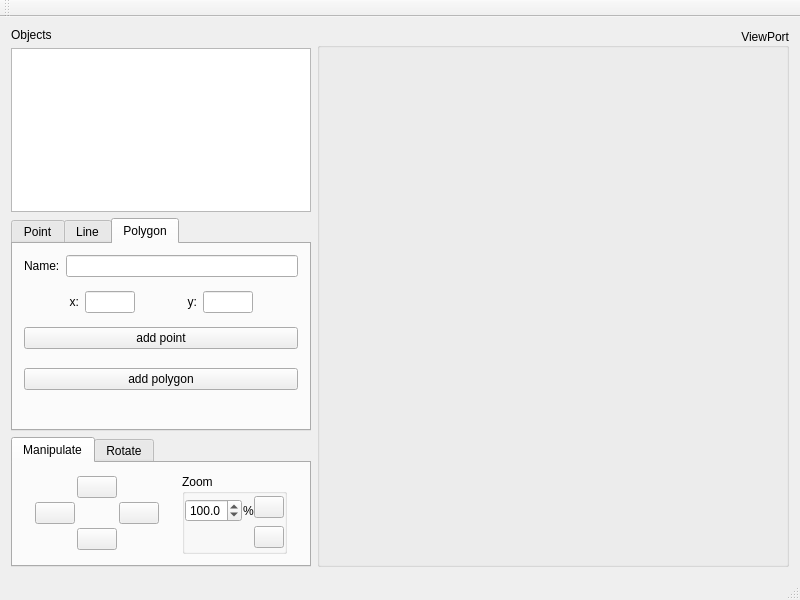
<?xml version="1.0" encoding="UTF-8"?>
<ui version="4.0">
 <class>MainWindow</class>
 <widget class="QMainWindow" name="MainWindow">
  <property name="geometry">
   <rect>
    <x>0</x>
    <y>0</y>
    <width>800</width>
    <height>600</height>
   </rect>
  </property>
  <property name="minimumSize">
   <size>
    <width>800</width>
    <height>600</height>
   </size>
  </property>
  <property name="windowTitle">
   <string>MainWindow</string>
  </property>
  <property name="layoutDirection">
   <enum>Qt::LeftToRight</enum>
  </property>
  <widget class="QWidget" name="centralWidget">
   <property name="minimumSize">
    <size>
     <width>400</width>
     <height>0</height>
    </size>
   </property>
   <layout class="QHBoxLayout" name="horizontalLayout">
    <item>
     <layout class="QVBoxLayout" name="verticalLayout">
      <property name="sizeConstraint">
       <enum>QLayout::SetFixedSize</enum>
      </property>
      <item>
       <widget class="QLabel" name="label">
        <property name="text">
         <string>Objects</string>
        </property>
        <property name="textInteractionFlags">
         <set>Qt::LinksAccessibleByMouse</set>
        </property>
       </widget>
      </item>
      <item>
       <widget class="QListView" name="listView">
        <property name="minimumSize">
         <size>
          <width>250</width>
          <height>0</height>
         </size>
        </property>
        <property name="maximumSize">
         <size>
          <width>300</width>
          <height>16777215</height>
         </size>
        </property>
       </widget>
      </item>
      <item>
       <widget class="QTabWidget" name="tabWidget">
        <property name="minimumSize">
         <size>
          <width>250</width>
          <height>150</height>
         </size>
        </property>
        <property name="maximumSize">
         <size>
          <width>300</width>
          <height>250</height>
         </size>
        </property>
        <property name="currentIndex">
         <number>2</number>
        </property>
        <widget class="QWidget" name="pointTab">
         <property name="minimumSize">
          <size>
           <width>0</width>
           <height>0</height>
          </size>
         </property>
         <attribute name="title">
          <string>Point</string>
         </attribute>
         <layout class="QVBoxLayout" name="verticalLayout_4">
          <item>
           <layout class="QVBoxLayout" name="verticalLayout_15">
            <item>
             <layout class="QHBoxLayout" name="horizontalLayout_10">
              <item>
               <widget class="QLabel" name="label_12">
                <property name="text">
                 <string>Name:</string>
                </property>
               </widget>
              </item>
              <item>
               <widget class="QLineEdit" name="pointName"/>
              </item>
             </layout>
            </item>
           </layout>
          </item>
          <item>
           <layout class="QHBoxLayout" name="horizontalLayout_2">
            <property name="leftMargin">
             <number>0</number>
            </property>
            <property name="topMargin">
             <number>10</number>
            </property>
            <item>
             <spacer name="horizontalSpacer_13">
              <property name="orientation">
               <enum>Qt::Horizontal</enum>
              </property>
              <property name="sizeHint" stdset="0">
               <size>
                <width>40</width>
                <height>20</height>
               </size>
              </property>
             </spacer>
            </item>
            <item>
             <widget class="QLabel" name="label_2">
              <property name="maximumSize">
               <size>
                <width>20</width>
                <height>16777215</height>
               </size>
              </property>
              <property name="text">
               <string>x:</string>
              </property>
              <property name="alignment">
               <set>Qt::AlignRight|Qt::AlignTrailing|Qt::AlignVCenter</set>
              </property>
             </widget>
            </item>
            <item>
             <widget class="QLineEdit" name="pointEditX">
              <property name="maximumSize">
               <size>
                <width>50</width>
                <height>16777215</height>
               </size>
              </property>
             </widget>
            </item>
            <item>
             <spacer name="horizontalSpacer_2">
              <property name="orientation">
               <enum>Qt::Horizontal</enum>
              </property>
              <property name="sizeHint" stdset="0">
               <size>
                <width>40</width>
                <height>20</height>
               </size>
              </property>
             </spacer>
            </item>
            <item>
             <widget class="QLabel" name="label_3">
              <property name="maximumSize">
               <size>
                <width>20</width>
                <height>16777215</height>
               </size>
              </property>
              <property name="text">
               <string>y:</string>
              </property>
              <property name="alignment">
               <set>Qt::AlignRight|Qt::AlignTrailing|Qt::AlignVCenter</set>
              </property>
             </widget>
            </item>
            <item>
             <widget class="QLineEdit" name="pointEditY">
              <property name="maximumSize">
               <size>
                <width>50</width>
                <height>16777215</height>
               </size>
              </property>
             </widget>
            </item>
            <item>
             <spacer name="horizontalSpacer_14">
              <property name="orientation">
               <enum>Qt::Horizontal</enum>
              </property>
              <property name="sizeHint" stdset="0">
               <size>
                <width>40</width>
                <height>20</height>
               </size>
              </property>
             </spacer>
            </item>
           </layout>
          </item>
          <item>
           <layout class="QVBoxLayout" name="verticalLayout_16">
            <property name="topMargin">
             <number>10</number>
            </property>
            <item>
             <widget class="QPushButton" name="addPointButton">
              <property name="text">
               <string>add</string>
              </property>
             </widget>
            </item>
           </layout>
          </item>
          <item>
           <spacer name="verticalSpacer">
            <property name="orientation">
             <enum>Qt::Vertical</enum>
            </property>
            <property name="sizeHint" stdset="0">
             <size>
              <width>20</width>
              <height>90</height>
             </size>
            </property>
           </spacer>
          </item>
         </layout>
        </widget>
        <widget class="QWidget" name="lineTab">
         <property name="minimumSize">
          <size>
           <width>0</width>
           <height>0</height>
          </size>
         </property>
         <attribute name="title">
          <string>Line</string>
         </attribute>
         <layout class="QVBoxLayout" name="verticalLayout_6">
          <item>
           <layout class="QVBoxLayout" name="verticalLayout_5">
            <property name="spacing">
             <number>4</number>
            </property>
            <item>
             <layout class="QVBoxLayout" name="verticalLayout_11">
              <property name="spacing">
               <number>2</number>
              </property>
              <item>
               <layout class="QVBoxLayout" name="verticalLayout_14">
                <property name="topMargin">
                 <number>0</number>
                </property>
                <item>
                 <layout class="QHBoxLayout" name="horizontalLayout_8">
                  <property name="topMargin">
                   <number>0</number>
                  </property>
                  <item>
                   <widget class="QLabel" name="label_11">
                    <property name="text">
                     <string>Name:</string>
                    </property>
                   </widget>
                  </item>
                  <item>
                   <widget class="QLineEdit" name="LineName"/>
                  </item>
                 </layout>
                </item>
               </layout>
              </item>
              <item>
               <widget class="QGroupBox" name="groupBox_2">
                <property name="title">
                 <string>First Point</string>
                </property>
                <layout class="QVBoxLayout" name="verticalLayout_9">
                 <property name="spacing">
                  <number>6</number>
                 </property>
                 <property name="leftMargin">
                  <number>5</number>
                 </property>
                 <property name="topMargin">
                  <number>4</number>
                 </property>
                 <property name="rightMargin">
                  <number>5</number>
                 </property>
                 <property name="bottomMargin">
                  <number>2</number>
                 </property>
                 <item>
                  <layout class="QHBoxLayout" name="horizontalLayout_4">
                   <item>
                    <spacer name="horizontalSpacer_3">
                     <property name="orientation">
                      <enum>Qt::Horizontal</enum>
                     </property>
                     <property name="sizeHint" stdset="0">
                      <size>
                       <width>40</width>
                       <height>20</height>
                      </size>
                     </property>
                    </spacer>
                   </item>
                   <item>
                    <widget class="QLabel" name="label_4">
                     <property name="maximumSize">
                      <size>
                       <width>20</width>
                       <height>16777215</height>
                      </size>
                     </property>
                     <property name="text">
                      <string>x1:</string>
                     </property>
                     <property name="alignment">
                      <set>Qt::AlignRight|Qt::AlignTrailing|Qt::AlignVCenter</set>
                     </property>
                    </widget>
                   </item>
                   <item>
                    <widget class="QLineEdit" name="lineX1">
                     <property name="maximumSize">
                      <size>
                       <width>50</width>
                       <height>16777215</height>
                      </size>
                     </property>
                    </widget>
                   </item>
                   <item>
                    <spacer name="horizontalSpacer_5">
                     <property name="orientation">
                      <enum>Qt::Horizontal</enum>
                     </property>
                     <property name="sizeHint" stdset="0">
                      <size>
                       <width>40</width>
                       <height>20</height>
                      </size>
                     </property>
                    </spacer>
                   </item>
                   <item>
                    <widget class="QLabel" name="label_6">
                     <property name="maximumSize">
                      <size>
                       <width>20</width>
                       <height>16777215</height>
                      </size>
                     </property>
                     <property name="text">
                      <string>y1</string>
                     </property>
                     <property name="alignment">
                      <set>Qt::AlignRight|Qt::AlignTrailing|Qt::AlignVCenter</set>
                     </property>
                    </widget>
                   </item>
                   <item>
                    <widget class="QLineEdit" name="lineY1">
                     <property name="maximumSize">
                      <size>
                       <width>50</width>
                       <height>16777215</height>
                      </size>
                     </property>
                    </widget>
                   </item>
                   <item>
                    <spacer name="horizontalSpacer_6">
                     <property name="orientation">
                      <enum>Qt::Horizontal</enum>
                     </property>
                     <property name="sizeHint" stdset="0">
                      <size>
                       <width>40</width>
                       <height>20</height>
                      </size>
                     </property>
                    </spacer>
                   </item>
                  </layout>
                 </item>
                </layout>
               </widget>
              </item>
              <item>
               <widget class="QGroupBox" name="groupBox_3">
                <property name="title">
                 <string>Second Point</string>
                </property>
                <layout class="QVBoxLayout" name="verticalLayout_10">
                 <property name="leftMargin">
                  <number>5</number>
                 </property>
                 <property name="topMargin">
                  <number>4</number>
                 </property>
                 <property name="rightMargin">
                  <number>5</number>
                 </property>
                 <property name="bottomMargin">
                  <number>2</number>
                 </property>
                 <item>
                  <layout class="QHBoxLayout" name="horizontalLayout_6">
                   <item>
                    <spacer name="horizontalSpacer_4">
                     <property name="orientation">
                      <enum>Qt::Horizontal</enum>
                     </property>
                     <property name="sizeHint" stdset="0">
                      <size>
                       <width>40</width>
                       <height>20</height>
                      </size>
                     </property>
                    </spacer>
                   </item>
                   <item>
                    <widget class="QLabel" name="label_5">
                     <property name="maximumSize">
                      <size>
                       <width>20</width>
                       <height>16777215</height>
                      </size>
                     </property>
                     <property name="text">
                      <string>x2</string>
                     </property>
                     <property name="alignment">
                      <set>Qt::AlignRight|Qt::AlignTrailing|Qt::AlignVCenter</set>
                     </property>
                    </widget>
                   </item>
                   <item>
                    <widget class="QLineEdit" name="lineX2">
                     <property name="maximumSize">
                      <size>
                       <width>50</width>
                       <height>16777215</height>
                      </size>
                     </property>
                    </widget>
                   </item>
                   <item>
                    <spacer name="horizontalSpacer_7">
                     <property name="orientation">
                      <enum>Qt::Horizontal</enum>
                     </property>
                     <property name="sizeHint" stdset="0">
                      <size>
                       <width>40</width>
                       <height>20</height>
                      </size>
                     </property>
                    </spacer>
                   </item>
                   <item>
                    <widget class="QLabel" name="label_7">
                     <property name="minimumSize">
                      <size>
                       <width>0</width>
                       <height>0</height>
                      </size>
                     </property>
                     <property name="maximumSize">
                      <size>
                       <width>20</width>
                       <height>16777215</height>
                      </size>
                     </property>
                     <property name="text">
                      <string>y2:</string>
                     </property>
                    </widget>
                   </item>
                   <item>
                    <widget class="QLineEdit" name="lineY2">
                     <property name="maximumSize">
                      <size>
                       <width>50</width>
                       <height>16777215</height>
                      </size>
                     </property>
                    </widget>
                   </item>
                   <item>
                    <spacer name="horizontalSpacer_8">
                     <property name="orientation">
                      <enum>Qt::Horizontal</enum>
                     </property>
                     <property name="sizeHint" stdset="0">
                      <size>
                       <width>40</width>
                       <height>20</height>
                      </size>
                     </property>
                    </spacer>
                   </item>
                  </layout>
                 </item>
                </layout>
               </widget>
              </item>
             </layout>
            </item>
            <item>
             <layout class="QHBoxLayout" name="horizontalLayout_5">
              <property name="topMargin">
               <number>0</number>
              </property>
              <item>
               <widget class="QPushButton" name="addLineButton">
                <property name="text">
                 <string>add</string>
                </property>
               </widget>
              </item>
             </layout>
            </item>
            <item>
             <spacer name="verticalSpacer_2">
              <property name="orientation">
               <enum>Qt::Vertical</enum>
              </property>
              <property name="sizeType">
               <enum>QSizePolicy::Maximum</enum>
              </property>
              <property name="sizeHint" stdset="0">
               <size>
                <width>20</width>
                <height>20</height>
               </size>
              </property>
             </spacer>
            </item>
           </layout>
          </item>
         </layout>
        </widget>
        <widget class="QWidget" name="polygonTab">
         <attribute name="title">
          <string>Polygon</string>
         </attribute>
         <layout class="QVBoxLayout" name="verticalLayout_8">
          <item>
           <layout class="QVBoxLayout" name="verticalLayout_7">
            <property name="spacing">
             <number>4</number>
            </property>
            <item>
             <layout class="QVBoxLayout" name="verticalLayout_13">
              <property name="topMargin">
               <number>0</number>
              </property>
              <item>
               <layout class="QHBoxLayout" name="horizontalLayout_3">
                <property name="topMargin">
                 <number>0</number>
                </property>
                <item>
                 <widget class="QLabel" name="label_10">
                  <property name="text">
                   <string>Name:</string>
                  </property>
                 </widget>
                </item>
                <item>
                 <widget class="QLineEdit" name="polygonName"/>
                </item>
               </layout>
              </item>
             </layout>
            </item>
            <item>
             <layout class="QHBoxLayout" name="horizontalLayout_7">
              <property name="topMargin">
               <number>10</number>
              </property>
              <item>
               <spacer name="horizontalSpacer_9">
                <property name="orientation">
                 <enum>Qt::Horizontal</enum>
                </property>
                <property name="sizeHint" stdset="0">
                 <size>
                  <width>40</width>
                  <height>20</height>
                 </size>
                </property>
               </spacer>
              </item>
              <item>
               <widget class="QLabel" name="label_8">
                <property name="maximumSize">
                 <size>
                  <width>20</width>
                  <height>16777215</height>
                 </size>
                </property>
                <property name="text">
                 <string>x:</string>
                </property>
                <property name="alignment">
                 <set>Qt::AlignRight|Qt::AlignTrailing|Qt::AlignVCenter</set>
                </property>
               </widget>
              </item>
              <item>
               <widget class="QLineEdit" name="polygonEditX">
                <property name="maximumSize">
                 <size>
                  <width>50</width>
                  <height>16777215</height>
                 </size>
                </property>
               </widget>
              </item>
              <item>
               <spacer name="horizontalSpacer_10">
                <property name="orientation">
                 <enum>Qt::Horizontal</enum>
                </property>
                <property name="sizeHint" stdset="0">
                 <size>
                  <width>40</width>
                  <height>20</height>
                 </size>
                </property>
               </spacer>
              </item>
              <item>
               <widget class="QLabel" name="label_9">
                <property name="maximumSize">
                 <size>
                  <width>20</width>
                  <height>16777215</height>
                 </size>
                </property>
                <property name="text">
                 <string>y:</string>
                </property>
                <property name="alignment">
                 <set>Qt::AlignRight|Qt::AlignTrailing|Qt::AlignVCenter</set>
                </property>
               </widget>
              </item>
              <item>
               <widget class="QLineEdit" name="polygonEditY">
                <property name="maximumSize">
                 <size>
                  <width>50</width>
                  <height>16777215</height>
                 </size>
                </property>
               </widget>
              </item>
              <item>
               <spacer name="horizontalSpacer_11">
                <property name="orientation">
                 <enum>Qt::Horizontal</enum>
                </property>
                <property name="sizeHint" stdset="0">
                 <size>
                  <width>40</width>
                  <height>20</height>
                 </size>
                </property>
               </spacer>
              </item>
             </layout>
            </item>
            <item>
             <layout class="QVBoxLayout" name="verticalLayout_17">
              <property name="topMargin">
               <number>10</number>
              </property>
              <item>
               <widget class="QPushButton" name="addPointOnPolygonButton">
                <property name="text">
                 <string>add point</string>
                </property>
               </widget>
              </item>
             </layout>
            </item>
            <item>
             <layout class="QVBoxLayout" name="verticalLayout_12">
              <property name="topMargin">
               <number>15</number>
              </property>
              <item>
               <widget class="QPushButton" name="addPolygonButton">
                <property name="text">
                 <string>add polygon</string>
                </property>
               </widget>
              </item>
             </layout>
            </item>
            <item>
             <spacer name="verticalSpacer_4">
              <property name="orientation">
               <enum>Qt::Vertical</enum>
              </property>
              <property name="sizeHint" stdset="0">
               <size>
                <width>20</width>
                <height>40</height>
               </size>
              </property>
             </spacer>
            </item>
           </layout>
          </item>
         </layout>
        </widget>
       </widget>
      </item>
      <item>
       <widget class="QTabWidget" name="tabWidget_2">
        <property name="minimumSize">
         <size>
          <width>250</width>
          <height>130</height>
         </size>
        </property>
        <property name="maximumSize">
         <size>
          <width>300</width>
          <height>130</height>
         </size>
        </property>
        <property name="currentIndex">
         <number>0</number>
        </property>
        <widget class="QWidget" name="tab">
         <attribute name="title">
          <string>Manipulate</string>
         </attribute>
         <layout class="QHBoxLayout" name="horizontalLayout_11">
          <item>
           <spacer name="horizontalSpacer">
            <property name="orientation">
             <enum>Qt::Horizontal</enum>
            </property>
            <property name="sizeHint" stdset="0">
             <size>
              <width>40</width>
              <height>20</height>
             </size>
            </property>
           </spacer>
          </item>
          <item>
           <layout class="QGridLayout" name="gridLayout_2">
            <property name="spacing">
             <number>2</number>
            </property>
            <item row="0" column="1">
             <widget class="QPushButton" name="upButton">
              <property name="text">
               <string/>
              </property>
              <property name="icon">
               <iconset resource="../../app/images.qrc">
                <normaloff>:/resources/navigate_up_24.png</normaloff>:/resources/navigate_up_24.png</iconset>
              </property>
              <property name="iconSize">
               <size>
                <width>24</width>
                <height>24</height>
               </size>
              </property>
             </widget>
            </item>
            <item row="2" column="2">
             <widget class="QPushButton" name="rightButton">
              <property name="text">
               <string/>
              </property>
              <property name="icon">
               <iconset resource="../../app/images.qrc">
                <normaloff>:/resources/navigate_right_24.png</normaloff>:/resources/navigate_right_24.png</iconset>
              </property>
              <property name="iconSize">
               <size>
                <width>24</width>
                <height>24</height>
               </size>
              </property>
             </widget>
            </item>
            <item row="5" column="1">
             <widget class="QPushButton" name="downButton">
              <property name="text">
               <string/>
              </property>
              <property name="icon">
               <iconset resource="../../app/images.qrc">
                <normaloff>:/resources/navigate_down_24.png</normaloff>:/resources/navigate_down_24.png</iconset>
              </property>
              <property name="iconSize">
               <size>
                <width>24</width>
                <height>24</height>
               </size>
              </property>
             </widget>
            </item>
            <item row="2" column="0">
             <widget class="QPushButton" name="leftButton">
              <property name="text">
               <string/>
              </property>
              <property name="icon">
               <iconset resource="../../app/images.qrc">
                <normaloff>:/resources/navigate_left_24.png</normaloff>:/resources/navigate_left_24.png</iconset>
              </property>
              <property name="iconSize">
               <size>
                <width>24</width>
                <height>24</height>
               </size>
              </property>
             </widget>
            </item>
           </layout>
          </item>
          <item>
           <spacer name="horizontalSpacer_17">
            <property name="orientation">
             <enum>Qt::Horizontal</enum>
            </property>
            <property name="sizeHint" stdset="0">
             <size>
              <width>45</width>
              <height>20</height>
             </size>
            </property>
           </spacer>
          </item>
          <item>
           <widget class="QGroupBox" name="groupBox_4">
            <property name="title">
             <string>Zoom</string>
            </property>
            <layout class="QHBoxLayout" name="horizontalLayout_9">
             <property name="spacing">
              <number>0</number>
             </property>
             <property name="leftMargin">
              <number>0</number>
             </property>
             <property name="topMargin">
              <number>0</number>
             </property>
             <property name="rightMargin">
              <number>0</number>
             </property>
             <property name="bottomMargin">
              <number>0</number>
             </property>
             <item>
              <layout class="QVBoxLayout" name="verticalLayout_18">
               <item>
                <layout class="QHBoxLayout" name="horizontalLayout_12">
                 <property name="spacing">
                  <number>1</number>
                 </property>
                 <property name="leftMargin">
                  <number>0</number>
                 </property>
                 <property name="topMargin">
                  <number>5</number>
                 </property>
                 <item>
                  <widget class="QDoubleSpinBox" name="doubleSpinBox">
                   <property name="decimals">
                    <number>1</number>
                   </property>
                   <property name="maximum">
                    <double>200.000000000000000</double>
                   </property>
                   <property name="singleStep">
                    <double>2.000000000000000</double>
                   </property>
                   <property name="value">
                    <double>100.000000000000000</double>
                   </property>
                  </widget>
                 </item>
                 <item>
                  <widget class="QLabel" name="label_15">
                   <property name="text">
                    <string>%</string>
                   </property>
                  </widget>
                 </item>
                </layout>
               </item>
               <item>
                <spacer name="verticalSpacer_3">
                 <property name="orientation">
                  <enum>Qt::Vertical</enum>
                 </property>
                 <property name="sizeHint" stdset="0">
                  <size>
                   <width>20</width>
                   <height>40</height>
                  </size>
                 </property>
                </spacer>
               </item>
              </layout>
             </item>
             <item>
              <layout class="QVBoxLayout" name="verticalLayout_20">
               <property name="topMargin">
                <number>0</number>
               </property>
               <item>
                <widget class="QPushButton" name="zoomInButton">
                 <property name="minimumSize">
                  <size>
                   <width>30</width>
                   <height>20</height>
                  </size>
                 </property>
                 <property name="text">
                  <string/>
                 </property>
                 <property name="icon">
                  <iconset resource="../../app/images.qrc">
                   <normaloff>:/resources/zoom_in.png</normaloff>:/resources/zoom_in.png</iconset>
                 </property>
                </widget>
               </item>
               <item>
                <widget class="QPushButton" name="zoomOutButton">
                 <property name="minimumSize">
                  <size>
                   <width>30</width>
                   <height>20</height>
                  </size>
                 </property>
                 <property name="text">
                  <string/>
                 </property>
                 <property name="icon">
                  <iconset resource="../../app/images.qrc">
                   <normaloff>:/resources/zoom_out.png</normaloff>:/resources/zoom_out.png</iconset>
                 </property>
                </widget>
               </item>
              </layout>
             </item>
            </layout>
           </widget>
          </item>
          <item>
           <spacer name="horizontalSpacer_18">
            <property name="orientation">
             <enum>Qt::Horizontal</enum>
            </property>
            <property name="sizeHint" stdset="0">
             <size>
              <width>20</width>
              <height>20</height>
             </size>
            </property>
           </spacer>
          </item>
          <item>
           <spacer name="horizontalSpacer_12">
            <property name="orientation">
             <enum>Qt::Horizontal</enum>
            </property>
            <property name="sizeHint" stdset="0">
             <size>
              <width>40</width>
              <height>20</height>
             </size>
            </property>
           </spacer>
          </item>
         </layout>
        </widget>
        <widget class="QWidget" name="rotateTab">
         <attribute name="title">
          <string>Rotate</string>
         </attribute>
         <layout class="QHBoxLayout" name="horizontalLayout_15">
          <item>
           <spacer name="horizontalSpacer_19">
            <property name="orientation">
             <enum>Qt::Horizontal</enum>
            </property>
            <property name="sizeHint" stdset="0">
             <size>
              <width>40</width>
              <height>20</height>
             </size>
            </property>
           </spacer>
          </item>
          <item>
           <layout class="QVBoxLayout" name="verticalLayout_19">
            <item>
             <widget class="QPushButton" name="leftRotateButton">
              <property name="maximumSize">
               <size>
                <width>40</width>
                <height>16777215</height>
               </size>
              </property>
              <property name="text">
               <string/>
              </property>
              <property name="icon">
               <iconset resource="../../app/images.qrc">
                <normaloff>:/resources/rotate_left.png</normaloff>:/resources/rotate_left.png</iconset>
              </property>
              <property name="iconSize">
               <size>
                <width>16</width>
                <height>16</height>
               </size>
              </property>
             </widget>
            </item>
            <item>
             <widget class="QPushButton" name="rightRotateButton">
              <property name="minimumSize">
               <size>
                <width>0</width>
                <height>0</height>
               </size>
              </property>
              <property name="maximumSize">
               <size>
                <width>40</width>
                <height>16777215</height>
               </size>
              </property>
              <property name="text">
               <string/>
              </property>
              <property name="icon">
               <iconset resource="../../app/images.qrc">
                <normaloff>:/resources/rotate_right.png</normaloff>:/resources/rotate_right.png</iconset>
              </property>
             </widget>
            </item>
           </layout>
          </item>
          <item>
           <spacer name="horizontalSpacer_21">
            <property name="orientation">
             <enum>Qt::Horizontal</enum>
            </property>
            <property name="sizeHint" stdset="0">
             <size>
              <width>40</width>
              <height>20</height>
             </size>
            </property>
           </spacer>
          </item>
          <item>
           <layout class="QVBoxLayout" name="verticalLayout_21">
            <property name="leftMargin">
             <number>0</number>
            </property>
            <property name="topMargin">
             <number>10</number>
            </property>
            <item>
             <widget class="QSpinBox" name="spinBox">
              <property name="maximumSize">
               <size>
                <width>60</width>
                <height>16777215</height>
               </size>
              </property>
              <property name="maximum">
               <number>360</number>
              </property>
              <property name="singleStep">
               <number>15</number>
              </property>
             </widget>
            </item>
            <item>
             <spacer name="verticalSpacer_5">
              <property name="orientation">
               <enum>Qt::Vertical</enum>
              </property>
              <property name="sizeHint" stdset="0">
               <size>
                <width>20</width>
                <height>40</height>
               </size>
              </property>
             </spacer>
            </item>
           </layout>
          </item>
          <item>
           <spacer name="horizontalSpacer_22">
            <property name="orientation">
             <enum>Qt::Horizontal</enum>
            </property>
            <property name="sizeHint" stdset="0">
             <size>
              <width>40</width>
              <height>20</height>
             </size>
            </property>
           </spacer>
          </item>
          <item>
           <layout class="QFormLayout" name="formLayout">
            <property name="horizontalSpacing">
             <number>4</number>
            </property>
            <property name="verticalSpacing">
             <number>5</number>
            </property>
            <property name="topMargin">
             <number>5</number>
            </property>
            <item row="0" column="0">
             <layout class="QHBoxLayout" name="horizontalLayout_16"/>
            </item>
            <item row="1" column="0">
             <widget class="QRadioButton" name="radioButton">
              <property name="text">
               <string>origin</string>
              </property>
             </widget>
            </item>
            <item row="2" column="0">
             <widget class="QRadioButton" name="radioButton_2">
              <property name="text">
               <string>world</string>
              </property>
             </widget>
            </item>
            <item row="3" column="0">
             <widget class="QRadioButton" name="radioButton_3">
              <property name="text">
               <string>point</string>
              </property>
             </widget>
            </item>
            <item row="3" column="1">
             <widget class="QLineEdit" name="rotateEdit">
              <property name="maximumSize">
               <size>
                <width>60</width>
                <height>16777215</height>
               </size>
              </property>
             </widget>
            </item>
           </layout>
          </item>
          <item>
           <spacer name="horizontalSpacer_20">
            <property name="orientation">
             <enum>Qt::Horizontal</enum>
            </property>
            <property name="sizeHint" stdset="0">
             <size>
              <width>40</width>
              <height>20</height>
             </size>
            </property>
           </spacer>
          </item>
         </layout>
        </widget>
       </widget>
      </item>
     </layout>
    </item>
    <item>
     <layout class="QVBoxLayout" name="verticalLayout_2" stretch="0">
      <property name="spacing">
       <number>6</number>
      </property>
      <item>
       <widget class="QGroupBox" name="groupBox">
        <property name="minimumSize">
         <size>
          <width>310</width>
          <height>260</height>
         </size>
        </property>
        <property name="title">
         <string>ViewPort</string>
        </property>
        <property name="alignment">
         <set>Qt::AlignRight|Qt::AlignTrailing|Qt::AlignVCenter</set>
        </property>
        <layout class="QVBoxLayout" name="verticalLayout_3">
         <property name="spacing">
          <number>0</number>
         </property>
         <property name="leftMargin">
          <number>0</number>
         </property>
         <property name="topMargin">
          <number>6</number>
         </property>
         <property name="rightMargin">
          <number>0</number>
         </property>
         <property name="bottomMargin">
          <number>0</number>
         </property>
        </layout>
       </widget>
      </item>
     </layout>
    </item>
   </layout>
  </widget>
  <widget class="QMenuBar" name="menuBar">
   <property name="geometry">
    <rect>
     <x>0</x>
     <y>0</y>
     <width>800</width>
     <height>21</height>
    </rect>
   </property>
  </widget>
  <widget class="QToolBar" name="mainToolBar">
   <attribute name="toolBarArea">
    <enum>TopToolBarArea</enum>
   </attribute>
   <attribute name="toolBarBreak">
    <bool>false</bool>
   </attribute>
  </widget>
  <widget class="QStatusBar" name="statusBar"/>
 </widget>
 <layoutdefault spacing="6" margin="11"/>
 <resources>
  <include location="../../app/images.qrc"/>
 </resources>
 <connections>
  <connection>
   <sender>radioButton_3</sender>
   <signal>toggled(bool)</signal>
   <receiver>rotateEdit</receiver>
   <slot>setEnabled(bool)</slot>
   <hints>
    <hint type="sourcelabel">
     <x>177</x>
     <y>543</y>
    </hint>
    <hint type="destinationlabel">
     <x>275</x>
     <y>546</y>
    </hint>
   </hints>
  </connection>
 </connections>
</ui>
